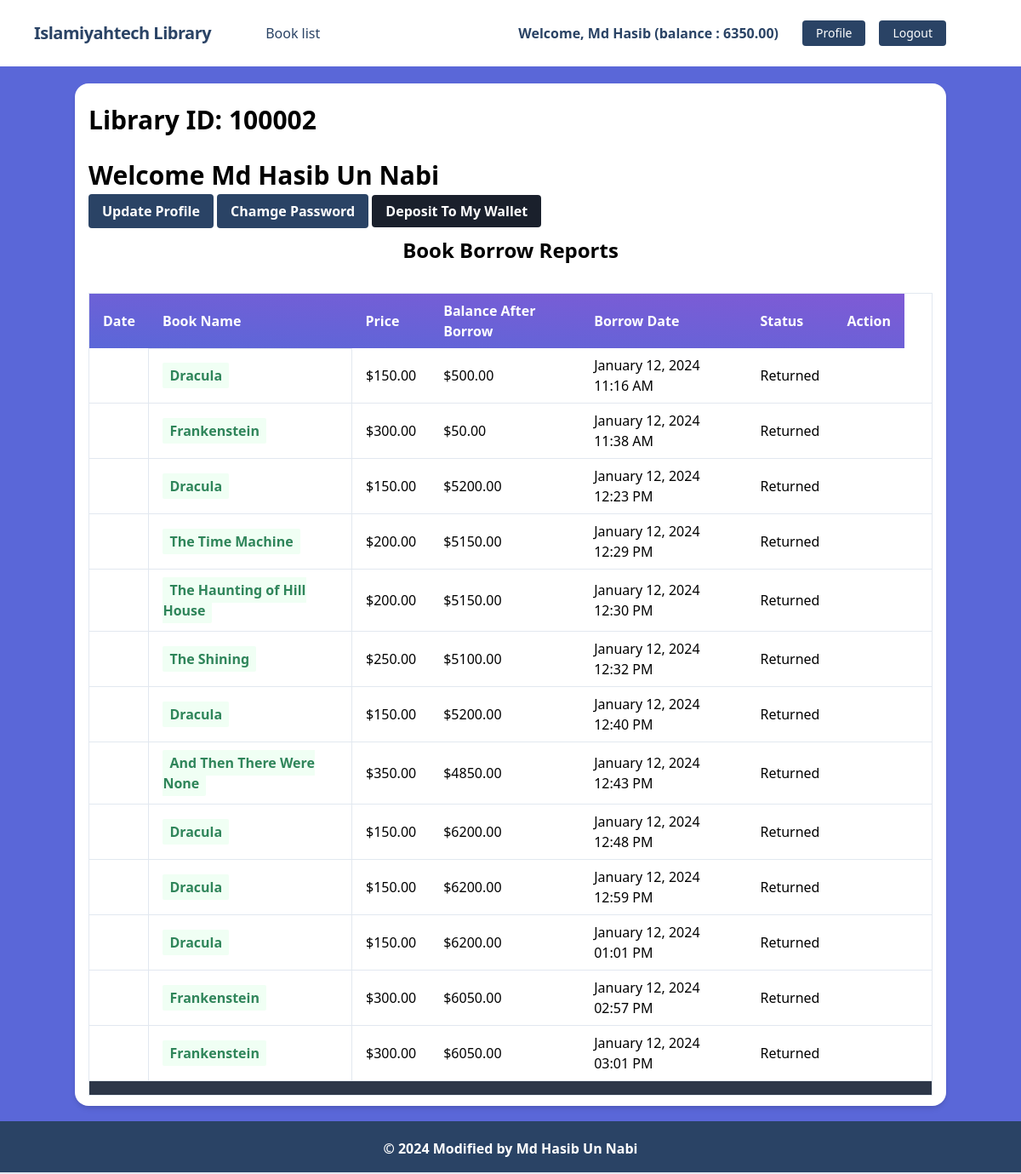
/accounts/profile/ (signed in), run on the app's committed database.
### accounts/models.py (models this page shows, shortened)
class UserLibraryAccount(models.Model):
    user = models.OneToOneField(User, related_name='account', on_delete=models.CASCADE)
    library = models.ForeignKey(Library, related_name='library', on_delete=models.CASCADE, default=1)
    borrowed_books = models.ManyToManyField(BorrowBook, related_name='borrowers', blank=True)
    library_acc = models.IntegerField(unique=True)
    birth_date = models.DateField(null=True, blank=True)
    gender = models.CharField(max_length=10, choices=GENDER_TYPE)
    balance = models.DecimalField(default=0, max_digits=12, decimal_places=2)

class Transaction(models.Model):
    account = models.ForeignKey(UserLibraryAccount, related_name = 'transactions', on_delete = models.CASCADE)
    amount = models.DecimalField(decimal_places=2, max_digits = 12)
    balance_after_transaction = models.DecimalField(decimal_places=2, max_digits = 12)
    transaction_type = models.IntegerField(choices=TRANSACTION_TYPE, null=True)
    timestamp = models.DateTimeField(auto_now_add=True)
    class Meta:
        ordering = ['timestamp']

### books/models.py (models this page shows, shortened)
class BorrowBook(models.Model):
    user = models.ForeignKey(User, related_name="book_borrowed",  on_delete=models.CASCADE)
    book = models.ForeignKey('books.Book',related_name="book", on_delete=models.CASCADE)
    transation = models.ForeignKey('accounts.Transaction',related_name="transation", on_delete=models.CASCADE)
    status = models.CharField(max_length=10, choices=STATUS_CHOICES, default=None)
    returned_quantity = models.PositiveIntegerField(default=0)
    borrow_date = models.DateTimeField(auto_now_add=True)
    return_date = models.DateTimeField(null=True, blank=True, default=None)
    borrow_price = models.DecimalField(max_digits=10, decimal_places=2)

class Book(models.Model):
    name = models.CharField(max_length=100)
    category = models.ForeignKey(Category, on_delete=models.CASCADE)
    description = models.TextField()
    quantity = models.PositiveIntegerField()
    price = models.DecimalField(max_digits=10, decimal_places=2)
    image = models.ImageField(upload_to='books/media/books_images')

### accounts/views.py (the view, shortened to what this page needs)
# urls.py: path('profile/', UserProfileView.as_view(), name='profile' ),
class UserProfileView(LoginRequiredMixin, ListView):
    template_name = 'accounts/dashboard.html'
    model = User
    def get_context_data(self, **kwargs):
        context = super().get_context_data(**kwargs)
        borrow_books = BorrowBook.objects.filter(user=self.request.user)
        context['borrow_books'] = borrow_books
        return context

### accounts/templates/accounts/dashboard.html (shortened to what this page needs)
{% extends 'base.html' %}
{% load static %}
{% block content %}
 <div class="py-3 px-4 bg-white rounded-2xl shadow-md mt-5 mb-20">
   <div class="w-full mt-2 align-middle justify-center">
     <h4 class="font-bold text-3xl text-left pb-5">Library ID: {{request.user.account.library_acc}}</h4>
     <h1 class="font-bold text-3xl">Welcome {{request.user.first_name}} {{request.user.last_name}}</h1>
      <a href="{% url 'profile_update' %}" class="bg-blue-900 hover:bg-blue-700 text-white font-bold py-2 px-4 rounded focus:outline-none focus:shadow-outline" type="submit">
        Update Profile
      </a>
      <a href ="{% url 'change_password' %}" class="bg-blue-900 hover:bg-blue-700 text-white font-bold py-2 px-4 rounded focus:outline-none focus:shadow-outline" type="submit">
        Chamge Password
      </a>
      <a href="{% url 'deposit_money' %}" class="bg-gray-900 hover:bg-blue-700 text-white font-bold py-2 px-4 rounded focus:outline-none focus:shadow-outline">
          Deposit To My Wallet
      </a>
    </div>
    <h1 class="font-bold text-2xl text-center pt-2">Book Borrow Reports</h1>
    <table class="table-auto mx-auto w-full px-5 rounded-xl mt-8 border dark:border-neutral-500">
      <thead class="bg-purple-900 text-white text-left">
        <tr class="bg-gradient-to-tr from-indigo-600 to-purple-600 rounded-md py-2 px-4 text-white font-bold">
          <th class="px-4 py-2">Date</th>
          <th class="px-4 py-2">Book Name</th>
          <th class="px-4 py-2">Price</th>
          <th class="px-4 py-2">Balance After Borrow</th>
          <th class="px-4 py-2">Borrow Date</th>
          <th class="px-4 py-2">Status</th>
          <th class="px-4 py-2">Action</th>
        </tr>
      </thead>
      <tbody>
        {% if borrow_books %}
          {% for borrow_book in borrow_books %}
            <tr class="border-b dark:border-neutral-500">
              <td class="px-4 py-2">{{ borrow_book.timestamp|date:"F d, Y h:i A" }}</td>
              <td class="px-4 py-3 text-s border">
                <span class="px-2 py-1 font-bold leading-tight rounded-sm {% if borrow_book.get_transaction_type_display == 'Withdrawal' %} text-red-700 bg-red-100 {% else %} text-green-700 bg-green-100 {% endif %}">
                  {{ borrow_book.book.name }}
                </span>
              </td>
              <td class="px-4 py-2">${{ borrow_book.borrow_price|floatformat:2 }}</td>
              <td class="px-4 py-2">${{ borrow_book.transation.balance_after_transaction|floatformat:2 }}</td>
              <td class="px-4 py-2">{{ borrow_book.borrow_date|date:"F d, Y h:i A" }}</td>
              <td class="px-4 py-2">{{ borrow_book.status }}</td>
              <td class="px-4 py-2">
              </td>
            </tr>
          {% endfor %}
        {% else %}
          <tr class="border-b dark:border-neutral-500">
            <td class="px-4 py-2" colspan="7">No Data available</td>
          </tr>
        {% endif %}
        <tr class="bg-gray-800 text-white">
          <th class="px-4 py-2 text-right" colspan="7"></th>
          <th class="px-4 py-2 text-left"></th>
        </tr>
      </tbody>
    </table>
  </div>
{% endblock %}

### core/templates/navbar.html (shortened to what this page needs)
<nav class="flex items-center justify-between flex-wrap bg-white p-6 px-10">
    <div class="flex items-center flex-shrink-0 text-white mr-6">
        <span class="font-semibold text-xl tracking-tight text-blue-900"><a href="/">Islamiyahtech Library</a></span>
    </div>
    <div class="w-full block flex-grow lg:flex lg:items-center lg:w-auto px-10">
        <div class="text-md lg:flex-grow">
            <a href="{% url 'book_list' %}" class="block mt-4 lg:inline-block lg:mt-0 text-blue-900 hover:text-red-900 hover:font-black mr-4">
                Book list
            </a>
        </div>
        {% if request.user.is_authenticated %}
            <div class="flex w-auto">
                <div class="text-blue-900 my-auto font-black px-5">Welcome, {{ request.user.first_name }} (balance : {{request.user.account.balance}}) </div>
                <a href="{% url 'profile' %}" class="mx-2 inline-block font-medium text-sm px-4 py-2 leading-none bg-blue-900 rounded text-white border-white hover:border-transparent hover:text-dark hover:bg-red-700 mt-4 lg:mt-0">Profile</a>
                <a href="{% url 'logout' %}" class="mx-2 inline-block font-medium text-sm px-4 py-2 leading-none bg-blue-900 rounded text-white border-white hover:border-transparent hover:text-dark hover:bg-red-700 mt-4 lg:mt-0">Logout</a>
            </div>
        {% endif %}
    </div>
</nav>

### data on the page
BorrowBook: book.name "Dracula", borrow_price "150.00", transation.balance_after_transaction "500.00", borrow_date "January 12, 2024 11:16 AM", status "Returned"
BorrowBook: book.name "Frankenstein", borrow_price "300.00", transation.balance_after_transaction "50.00", borrow_date "January 12, 2024 11:38 AM", status "Returned"
BorrowBook: book.name "Dracula", borrow_price "150.00", transation.balance_after_transaction "5200.00", borrow_date "January 12, 2024 12:23 PM", status "Returned"
BorrowBook: book.name "The Time Machine", borrow_price "200.00", transation.balance_after_transaction "5150.00", borrow_date "January 12, 2024 12:29 PM", status "Returned"
BorrowBook: book.name "The Haunting of Hill House", borrow_price "200.00", transation.balance_after_transaction "5150.00", borrow_date "January 12, 2024 12:30 PM", status "Returned"
BorrowBook: book.name "The Shining", borrow_price "250.00", transation.balance_after_transaction "5100.00", borrow_date "January 12, 2024 12:32 PM", status "Returned"
BorrowBook: book.name "Dracula", borrow_price "150.00", transation.balance_after_transaction "5200.00", borrow_date "January 12, 2024 12:40 PM", status "Returned"
BorrowBook: book.name "And Then There Were None", borrow_price "350.00", transation.balance_after_transaction "4850.00", borrow_date "January 12, 2024 12:43 PM", status "Returned"
BorrowBook: book.name "Dracula", borrow_price "150.00", transation.balance_after_transaction "6200.00", borrow_date "January 12, 2024 12:48 PM", status "Returned"
BorrowBook: book.name "Dracula", borrow_price "150.00", transation.balance_after_transaction "6200.00", borrow_date "January 12, 2024 12:59 PM", status "Returned"
BorrowBook: book.name "Dracula", borrow_price "150.00", transation.balance_after_transaction "6200.00", borrow_date "January 12, 2024 01:01 PM", status "Returned"
BorrowBook: book.name "Frankenstein", borrow_price "300.00", transation.balance_after_transaction "6050.00", borrow_date "January 12, 2024 02:57 PM", status "Returned"
BorrowBook: book.name "Frankenstein", borrow_price "300.00", transation.balance_after_transaction "6050.00", borrow_date "January 12, 2024 03:01 PM", status "Returned"

### other printed values
{{ request.user.first_name }} "Md Hasib"
{{ request.user.account.balance }} "6350.00"
{{ request.user.account.library_acc }} "100002"
{{ request.user.last_name }} "Un Nabi"
